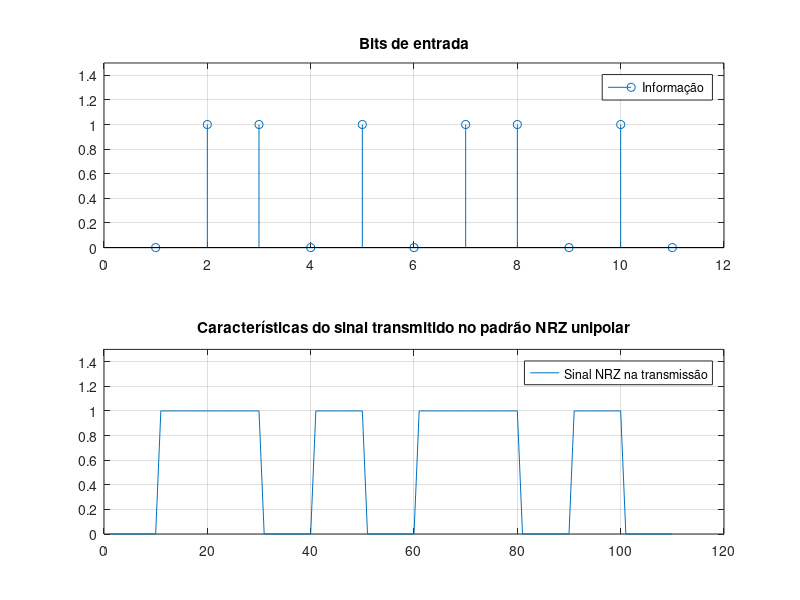
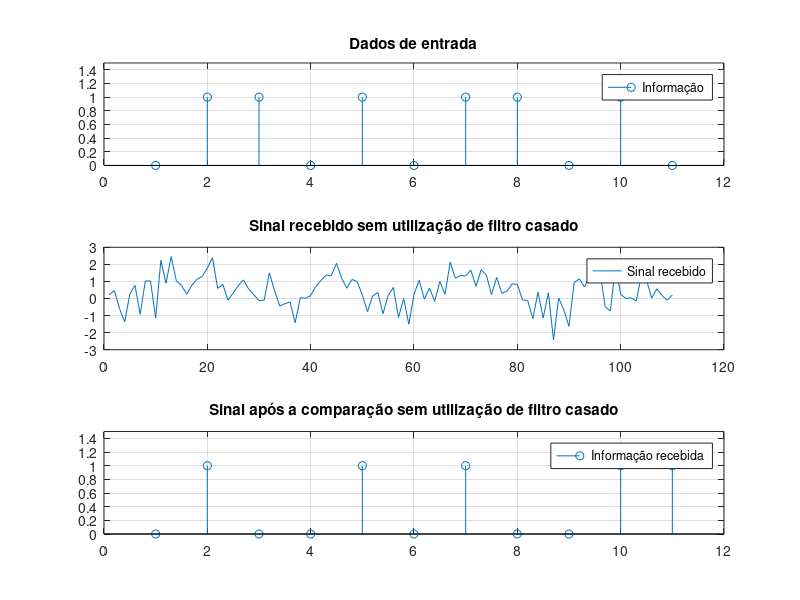
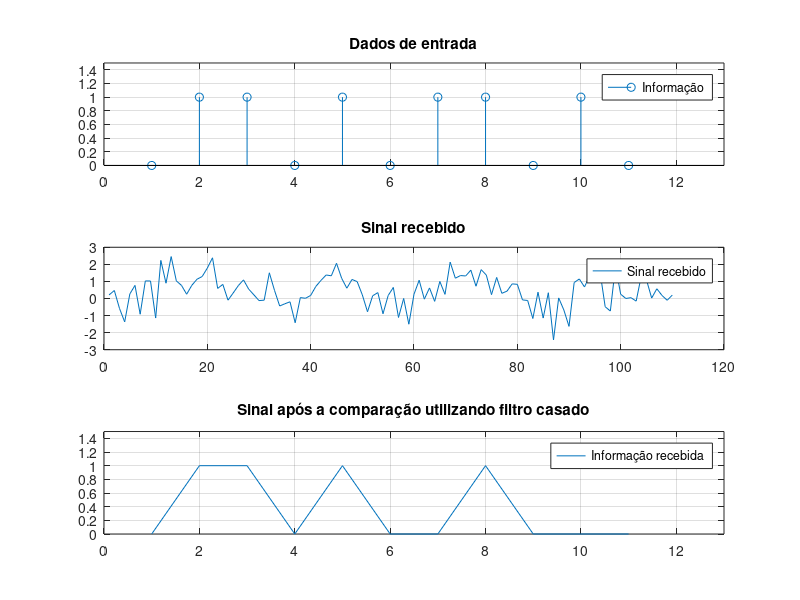

Reproduce these figures in MATLAB, in order.
clc
clear all
close all

%% Gerando o sinal de informação:
% Sinal:
info_bin = [0 1 1 0 1 0 1 1 0 1 0];

% Parâmetros da transmissão:
N = 10; % Número de amostras por símbolo
M = 2;  % Número de níveis
A = 1; % Amplitude máxima
dist_nivel = 1; %Distancia entre níveis
num_simb = length(info_bin); % Número de símbolos
Amax = A; % Maior amplitude
Amin = A -dist_nivel; % Menor amplitude

% Dados temporais:
t_final = 1; % em segundos
Rb = 1e3; % taxa de transmissão

% Número de bits por nível
l = log2(M); 

Rs = Rb/l; % taxa de símbolos
fs = Rb*N; % Frequência de amostragem
t = [0:1/fs:t_final-((1/(Rb*N)))]; % Criando o eixo do tempo

info_bin = transpose(reshape(info_bin, l , num_simb)); % Fazendo o reshape para o bi2de

info = bi2de(info_bin, 'left-msb')*dist_nivel-A; % transformando código binário em decimal
info_up = upsample(info,N);  % Dando o upsample considerando o número de amostras por símbolo

%% Criando o filtro NRZ para a padronização do sinal
filtro_tx = ones(1, N); % Criando um filtro para padronização NRZ
info_tx = filter(filtro_tx, 1, info_up)+1;  % Criando o sinal na saída

%% Primeiro plot: Características do sinal na saída: 

figure(1);
subplot(2,1,1);
stem(info_bin);
title('Bits de entrada');
legend('Informação');
ylim([0 1.5]);
grid

subplot(2,1,2);
plot(info_tx);
ylim([0 1.5]);
title('Características do sinal transmitido no padrão NRZ unipolar');
grid
legend('Sinal NRZ na transmissão');

%% Criando o ruído e colocando no sinal:

SNR = 10-10*log10(N); % Relação sinal ruído

%% Recebendo o sinal sem filtro casado:

limiar_est = (Amax - Amin)/2;   % Definindo limiar de comparação ótimo
info_rx = awgn(info_tx, SNR, 'measured');   % Aplicando ruído no sinal
info_est = info_rx(N/2:N:end)>limiar_est; % Só é feita a comparação

%% Plotando a informação na chegada sem filtro casado:

figure(2);

subplot(3,1,1);
stem(info_bin);
title('Dados de entrada');
legend('Informação');
ylim([0 1.5]);
grid

subplot(3,1,2);
plot(info_rx);
grid
title('Sinal recebido sem utilização de filtro casado');
legend('Sinal recebido');

subplot(3,1,3);
stem(info_est);
title('Sinal após a comparação sem utilização de filtro casado');
legend('Informação recebida');
ylim([0 1.5]);
grid

%% Fazendo a recepção do sinal com filtro casado:

filtro_rx = fliplr(filtro_tx);  % Filtro casado
info_rx_filtered = filter(filtro_rx,1,info_rx)/N; % Criando o sinal filtrado
info_est = info_rx_filtered(N/2:N:end)>limiar_est;  % Comparando agora o sinal filtrado

%% Plotando o sinal recebido com a técnica da utilização de filtros casados

figure(3)

subplot(3,1,1);
stem(info_bin);
title('Dados de entrada');
legend('Informação');
xlim([0 13]);
ylim([0 1.5]);
grid

subplot(3,1,2);
plot(info_rx);
grid
title('Sinal recebido');
legend('Sinal recebido');

subplot(3,1,3);
plot(info_est);
title('Sinal após a comparação utilizando filtro casado');
legend('Informação recebida');
xlim([0 13]);
ylim([0 1.5]);
grid



















